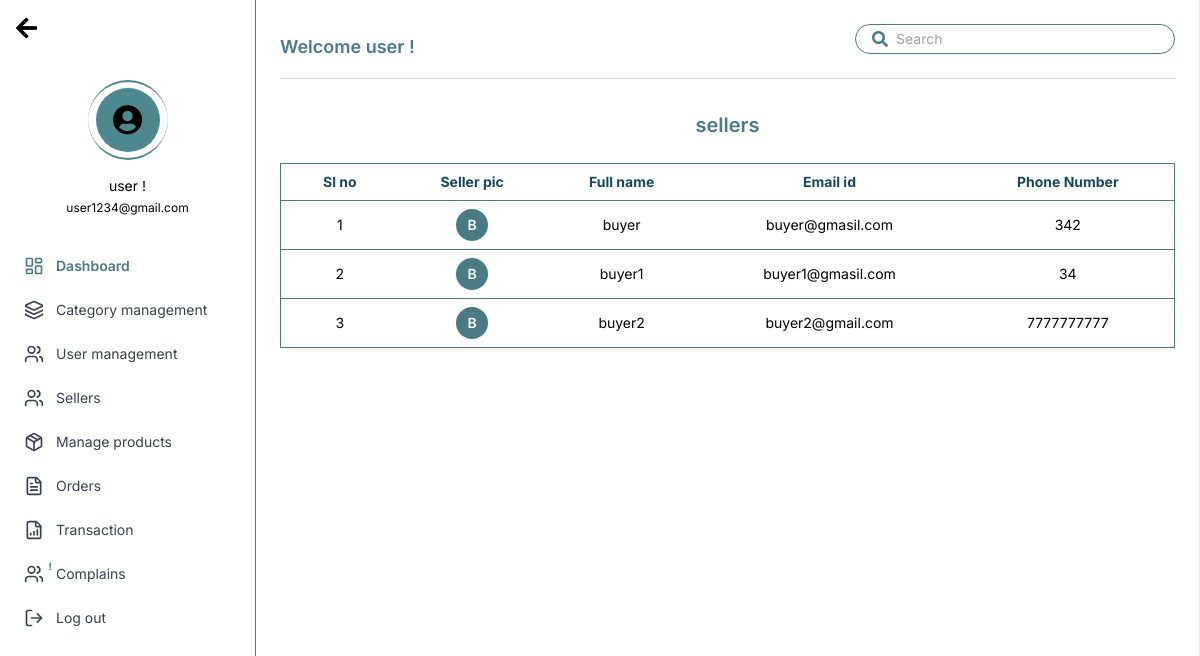
Page /admin_panel/buyers/ on the committed database.
### buyer/models.py (models this page shows, shortened)
class Buyer(models.Model):
    user = models.OneToOneField(User, on_delete=models.CASCADE, related_name='buyer_profile', null=True)
    phone_number = models.CharField(max_length=15)

### accounts/models.py (models this page shows)
class User(AbstractUser):
    USER_TYPE_CHOICES = (
        ('admin', 'Admin'),
        ('seller', 'Seller'),
        ('buyer', 'Buyer'),
        {'delivery_agent', 'Delivery Agent'}
    )
    user_type = models.CharField(max_length=20, choices=USER_TYPE_CHOICES, default='buyer')

### admin_panel/views.py (the view)
# urls.py: path('buyers/', views.buyers_list, name='buyers-list'),
def buyers_list(request):
    buyers = Buyer.objects.all()
    return render(request, 'admin_panel/buyers.html', {'buyers': buyers})

### admin_panel/templates/admin_panel/buyers.html (shortened to what this page needs)
{% extends 'admin_base.html' %}
{% block content %}
</aside>
<main class="flex-1 p-6">
  <header
    class="flex flex-col sm:flex-row justify-between items-center border-b border-gray-300 pb-2 mb-8"
  >
    <h1 class="text-[#4a7a87] font-semibold text-lg mb-3 sm:mb-0">
      Welcome user !
    </h1>
    <form class="w-full sm:w-80">
      <div
        class="flex items-center border border-[#4a7a87] rounded-full px-4 py-1 text-[#4a7a87]"
      >
        <i class="fas fa-search text-[#4a7a87]"></i>
        <input
          id="search"
          type="search"
          placeholder="Search"
          class="flex-grow bg-transparent outline-none text-sm ml-2"
        />
      </div>
    </form>
  </header>
  <section>
    <h2
      class="text-[#4a7a87] font-semibold text-xl text-center mb-6"
      style="text-transform: lowercase;"
    >
      sellers
    </h2>
    <div class="overflow-x-auto">
      <table
        class="min-w-full border border-[#4a7a87] rounded-lg text-sm text-left"
      >
        <thead>
          <tr class="text-[#164a5a] font-semibold text-center border-b border-[#4a7a84]">
            <th class="px-3 py-2 min-w-[70px]">Sl no</th>
            <th class="px-3 py-2 min-w-[60px]">Seller pic</th>
            <th class="px-3 py-2 min-w-[90px]">Full name</th>
            <th class="px-3 py-2 min-w-[110px]">Email id</th>
            <th class="px-3 py-2 min-w-[100px]">Phone Number</th>
          </tr>
        </thead>
<tbody class="text-black text-center">
    {% for buyer in buyers %}
      <tr class="border-b border-[#4a7a84]">
        <td class="px-3 py-2 font-normal">{{ forloop.counter }}</td>
        <td class="px-3 py-2 flex justify-center">
          <div class="w-8 h-8 rounded-full bg-[#4a7a84] text-white flex items-center justify-center font-semibold">
            {{ buyer.user.username|first|upper }}
          </div>
        </td>
        <td class="px-3 py-2 font-normal">{{ buyer.user.username }}</td>
        <td class="px-3 py-2 font-normal leading-snug">{{ buyer.user.email }}</td>
        <td class="px-3 py-2 font-normal">{{ buyer.phone_number }}</td>
      </tr>
    {% endfor %}
  </tbody>
</table>
</div>
</section>
</main>
</div>
  {% endblock content %}

### templates/admin_base.html (style rules this page uses)
body { font-family: "Inter", sans-serif; }

### rows in the picture
Buyer: user.username|first "B", user.username "buyer", user.email "buyer@gmasil.com", phone_number "342"
Buyer: user.username|first "B", user.username "buyer1", user.email "buyer1@gmasil.com", phone_number "34"
Buyer: user.username|first "B", user.username "buyer2", user.email "buyer2@gmail.com", phone_number "7777777777"
